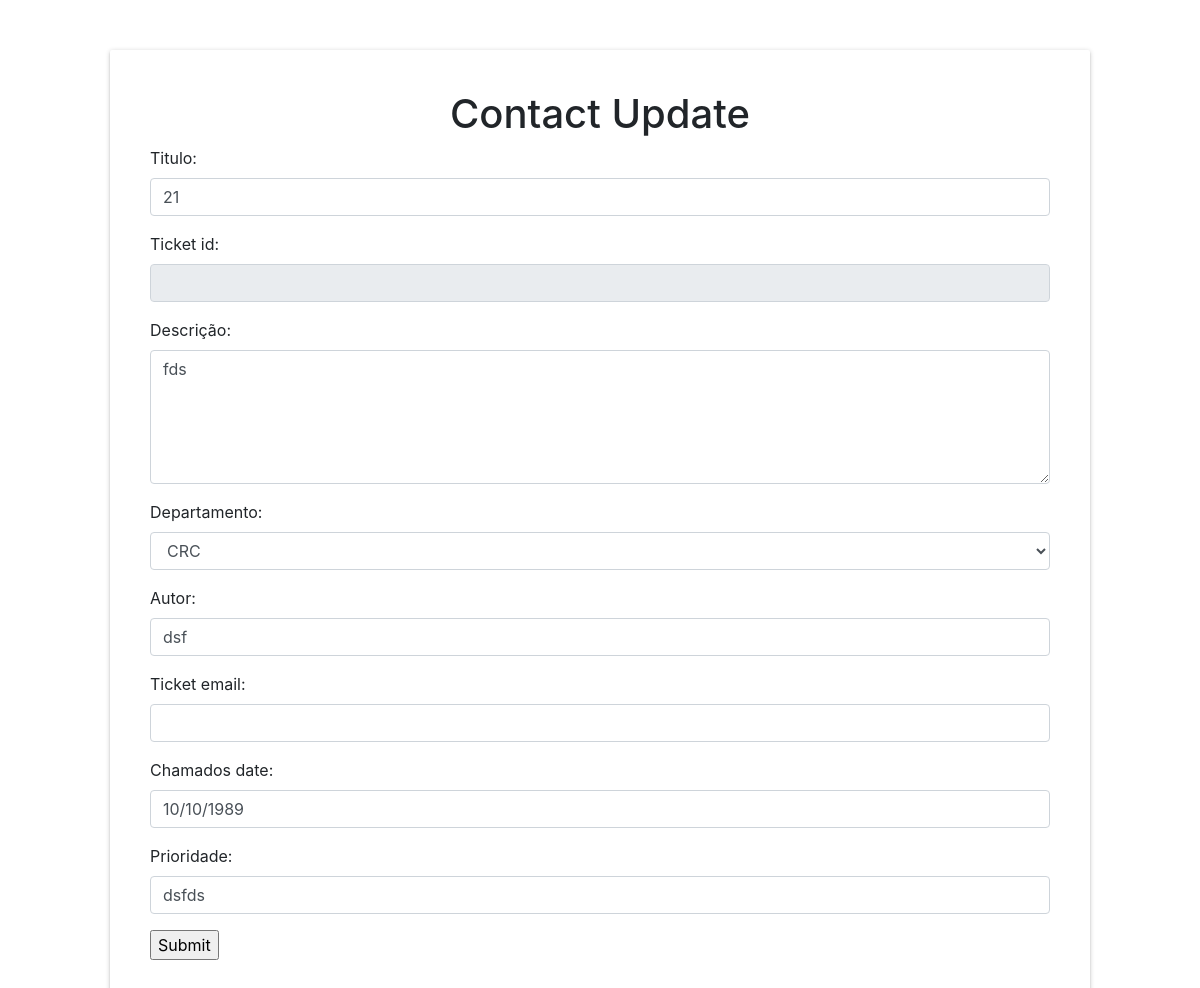
/tickets/update/5, run on the app's committed database.
### suporte/models.py (models this page shows, shortened)
class Ticket(models.Model):
    titulo_text = models.CharField(max_length=200)
    descricao_text = models.CharField(max_length=200)
    prioridade_text = models.CharField(max_length=200, null=True, blank=True)
    departamento_text = models.CharField(max_length=200,choices=CRC_CHOICES, null=True, blank=True)
    autor_text = models.CharField(max_length=200)
    ticket_id = models.CharField(max_length=255, null=True, blank=True)
    ticket_email = models.CharField(max_length=255)
    chamados_date = models.DateTimeField('date published')

### suporte/views.py (the view)
# urls.py: path('tickets/update/<int:pk>', views.TicketUpdate.as_view(), name='tickets_update'),
class TicketUpdate(UpdateView):
    template_name = 'suporte/ticket/tickets_form.html'
    model = Ticket
    form_class = TicketForm
    print()
    success_url = reverse_lazy('tickets_list')

### templates/suporte/ticket/tickets_form.html (shortened to what this page needs)
{% extends "layout.html" %}
{% block content %}
<div class="conteiner-form">
    <h1 class="title">Contact Update</h1>
<form  method="post">
{{ form.as_p }}
<input  type="submit"  value="Submit"  />
</form>
</div>
{% endblock %}

### static/suporte/css/novo.css (style rules this page uses)
.conteiner-form { margin: 50px; box-shadow: 0 2px 2px 0 rgba(0,0,0,0.14), 0 3px 1px -2px rgba(0,0,0,0.12), 0 1px 5px 0 rgba(0,0,0,0.2); background-color: #fff; border-radius: 2px; padding:40px; }
.title { text-align: center; }

### data on the page
Ticket: titulo_text "21", descricao_text "fds", departamento_text "CRC", autor_text "dsf", chamados_date "10/10/1989", prioridade_text "dsfds"
